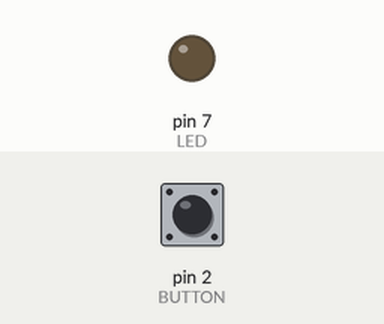
The sketch below on a simulated Arduino Uno, built with avr-gcc and run on an emulated ATmega328P. Parts: output pins drawn as LEDs (lit = HIGH). Dashed ring = blinking. The test bench sets the inputs (shaded band); at power-on: pin 2 (BUTTON) HIGH.

Above: at 1.2 s.
1.3 s: pin 2 (BUTTON) pulled LOW for 0.15 s
At 1.9 s:
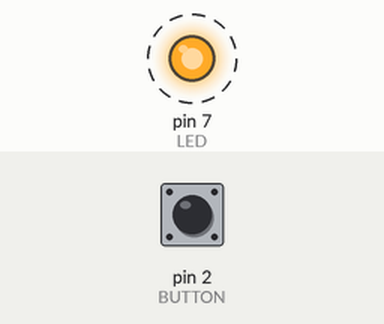
4.4 s: pin 2 (BUTTON) pulled LOW for 1 s
At 4.4 s:
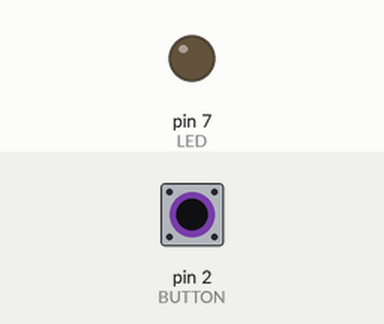
6.9 s: pin 2 (BUTTON) pulled LOW for 3.2 s
At 7.4 s:
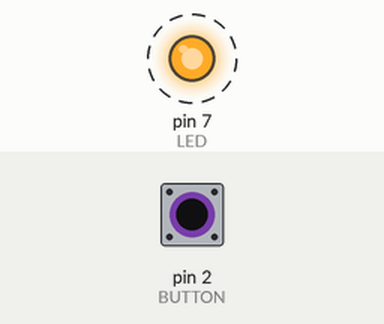
Timing chart, 0 to 19.1 s (numbered marks = the images above; inputs shaded):
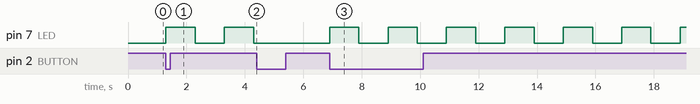

The sketch:

interrupt.ino
```cpp
#define BUTTON 2
#define LED 7

void setup() {
  pinMode(BUTTON, INPUT_PULLUP);
  pinMode(LED, OUTPUT);
  attachInterrupt(digitalPinToInterrupt(BUTTON),blink,FALLING);
}

volatile bool on=0;
bool led = 0;
void loop() {
  if (on == 1) {
    led = !led;
    digitalWrite(LED,led);
    delay(1000);
  }
}

void blink() {
  on = !on;
}
```

Measured:
- after the input at 1.3 s, pin 7 (LED): alternates HIGH for 1.0 s and LOW for 1.0 s, starting at once
- after the input at 4.4 s, pin 7 (LED): stays LOW (without the input it goes to HIGH after 0.90 s)
- after the input at 6.9 s, pin 7 (LED): alternates HIGH for 1.0 s and LOW for 1.0 s, starting at once
